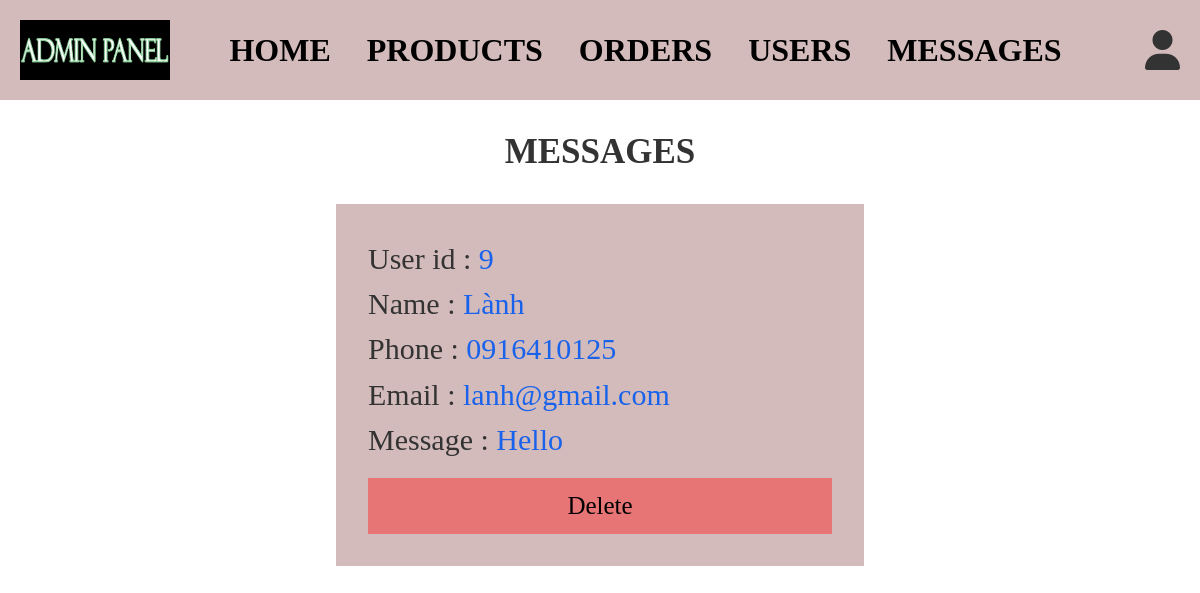
Screenshot of /source/admin_contacts.php (signed in) with the database file from the repository.
### tables this page shows
CREATE TABLE `message` (
  `id` int(100) NOT NULL,
  `user_id` int(100) NOT NULL,
  `name` varchar(100) NOT NULL,
  `email` varchar(100) NOT NULL,
  `number` varchar(20) NOT NULL,
  `message` varchar(700) NOT NULL
);

### source/admin_contacts.php (the view, shortened to what this page needs)
<?php
@include 'config.php';
?>
<!DOCTYPE html>
<html lang="en">
<head>
   <link rel="stylesheet" href="https://cdnjs.cloudflare.com/ajax/libs/font-awesome/6.1.1/css/all.min.css">
   <link rel="stylesheet" href="css/style1.css">
</head>
<body>
<?php include 'admin_header.php'; ?>
<section class="messages">
   <h1 class="title">Messages</h1>
   <div class="box-container">
   <?php
      $select_message = $conn->prepare("SELECT * FROM `message`");
      $select_message->execute();
      if($select_message->rowCount() > 0){
         while($fetch_message = $select_message->fetch(PDO::FETCH_ASSOC)){
   ?>
   <div class="box">
      <p> User id : <span><?= $fetch_message['user_id']; ?></span> </p>
      <p> Name : <span><?= $fetch_message['name']; ?></span> </p>
      <p> Phone : <span><?= $fetch_message['number']; ?></span> </p>
      <p> Email : <span><?= $fetch_message['email']; ?></span> </p>
      <p> Message : <span><?= $fetch_message['message']; ?></span> </p>
      <a href="admin_contacts.php?delete=<?= $fetch_message['id']; ?>" onclick="return confirm('delete this message?');" class="delete-btn">Delete</a>
   </div>
   <?php
         }
      }else{
         echo '<p class="empty">you have no messages!</p>';
      }
   ?>
   </div>
</section>
</body>
</html>

### source/css/style1.css (style rules this page uses)
:root { --green:#27ae60; --orange:#f39c12; --red:#e74c3c; --black:#333; --light-color:#666; --white:#fff; --light-bg:#f6f6f6; --border:.2rem solid var(--black); --box-shadow:0 .5rem 1rem rgba(0,0,0,.1); }
* { margin:0; padding:0; box-sizing: border-box; outline: none; border:none; text-decoration: none; color:var(--black); }
.btn, .delete-btn, .option-btn { display: block; width: 100%; margin-top: 16px; color:black; font-size: 25px; padding:14px; text-transform: capitalize; cursor: pointer; text-align: center; }
.delete-btn { background-color: rgb(231, 117, 117); }
.title { text-align: center; margin-bottom: 32px; margin-top:32px; text-transform: uppercase; font-size: 35px; }
.messages .box-container { display: grid; grid-template-columns: repeat(auto-fit, 33rem); gap:18px; align-items: flex-start; justify-content:center; }
.messages .box-container .box { background-color: rgb(212, 187, 187); padding:32px; }
.messages .box-container .box p { line-height: 1.5; padding:.10px 0; font-size: 30px; }
.messages .box-container .box p span { color:rgb(25, 98, 235); }

### rows the page displays
message: user "9", name "Lành", number "0916410125", email "lanh@gmail.com", message "Hello"
